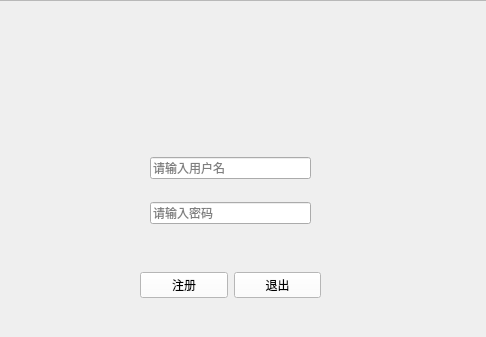
<?xml version="1.0" encoding="UTF-8"?>
<ui version="4.0">
 <class>Registeruser</class>
 <widget class="QWidget" name="Registeruser">
  <property name="geometry">
   <rect>
    <x>0</x>
    <y>0</y>
    <width>486</width>
    <height>337</height>
   </rect>
  </property>
  <property name="minimumSize">
   <size>
    <width>486</width>
    <height>337</height>
   </size>
  </property>
  <property name="maximumSize">
   <size>
    <width>486</width>
    <height>337</height>
   </size>
  </property>
  <property name="windowTitle">
   <string>用户注册</string>
  </property>
  <property name="windowIcon">
   <iconset resource="res.qrc">
    <normaloff>:/icon.jpg</normaloff>:/icon.jpg</iconset>
  </property>
  <widget class="QWidget" name="widget_3" native="true">
   <property name="geometry">
    <rect>
     <x>110</x>
     <y>230</y>
     <width>321</width>
     <height>28</height>
    </rect>
   </property>
   <layout class="QHBoxLayout" name="horizontalLayout_5"/>
  </widget>
  <widget class="QFrame" name="frame">
   <property name="geometry">
    <rect>
     <x>-10</x>
     <y>0</y>
     <width>501</width>
     <height>341</height>
    </rect>
   </property>
   <property name="styleSheet">
    <string notr="true">background-image: url(:/login.png);</string>
   </property>
   <property name="frameShape">
    <enum>QFrame::StyledPanel</enum>
   </property>
   <property name="frameShadow">
    <enum>QFrame::Raised</enum>
   </property>
  </widget>
  <widget class="QWidget" name="widget_2" native="true">
   <property name="geometry">
    <rect>
     <x>140</x>
     <y>260</y>
     <width>181</width>
     <height>51</height>
    </rect>
   </property>
   <layout class="QHBoxLayout" name="horizontalLayout_6">
    <item>
     <widget class="QPushButton" name="In">
      <property name="styleSheet">
       <string notr="true">background:gray;

background-color:white;</string>
      </property>
      <property name="text">
       <string>注册</string>
      </property>
     </widget>
    </item>
    <item>
     <widget class="QPushButton" name="Exit">
      <property name="styleSheet">
       <string notr="true">background:gray;

background-color:white;</string>
      </property>
      <property name="text">
       <string>退出</string>
      </property>
     </widget>
    </item>
   </layout>
  </widget>
  <widget class="QLabel" name="label">
   <property name="geometry">
    <rect>
     <x>110</x>
     <y>10</y>
     <width>221</width>
     <height>141</height>
    </rect>
   </property>
   <property name="styleSheet">
    <string notr="true">image: url(:/title.png);</string>
   </property>
   <property name="text">
    <string/>
   </property>
  </widget>
  <widget class="QWidget" name="widget" native="true">
   <property name="geometry">
    <rect>
     <x>150</x>
     <y>140</y>
     <width>161</width>
     <height>101</height>
    </rect>
   </property>
   <layout class="QVBoxLayout" name="verticalLayout_3">
    <item>
     <widget class="QLineEdit" name="Usernameus">
      <property name="placeholderText">
       <string>请输入用户名</string>
      </property>
     </widget>
    </item>
    <item>
     <widget class="QLineEdit" name="Passwordus">
      <property name="placeholderText">
       <string>请输入密码</string>
      </property>
     </widget>
    </item>
   </layout>
  </widget>
 </widget>
 <resources>
  <include location="res.qrc"/>
 </resources>
 <connections/>
</ui>
